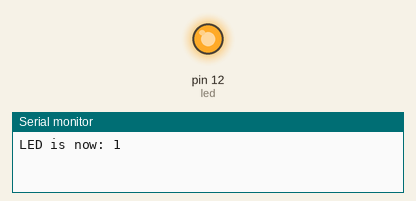
This sketch was run on a simulated Arduino Uno, built with avr-gcc and run on an emulated ATmega328P. Parts: output pins drawn as LEDs (lit = HIGH), the last lines printed to the serial monitor.

Above: at 0.6 s.
At 4.5 s:
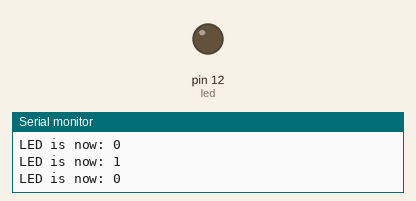
Timing chart, 0 to 6.0 s (numbered marks = the images above):
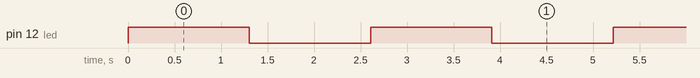

The sketch:

Arduino_exercise_4.ino
```cpp
const int led = 12; // we use pin 12 for the LED

// the setup function runs once when you press reset or power the board
void setup() {
  Serial.begin(9600);

  // initialize digital pin 12 as an output.
  pinMode(led, OUTPUT);
}

// the loop function runs over and over again forever
void loop() {
  Serial.println((String)"LED is now: " + !digitalRead(led));

  digitalWrite(led, !digitalRead(led));     // put the opposite value of the current value
  delay(1304);                              // wait for 304 milliseconds
}
```

Measured:
- by itself, pin 12 (led): alternates HIGH for 1.3 s and LOW for 1.3 s
